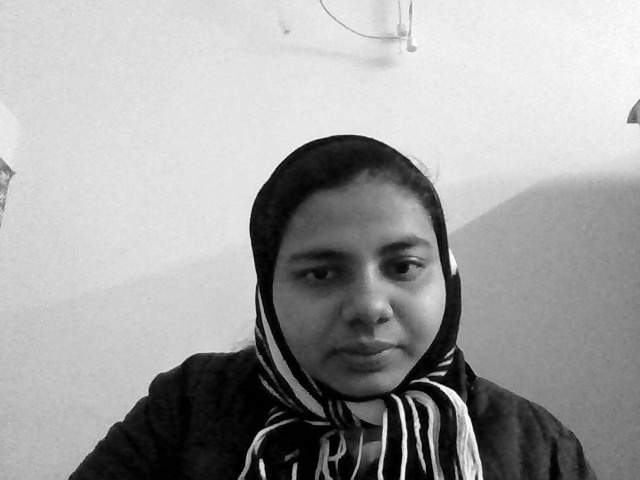
#> input picture agss-bv-backend/face_auth/dataset/1/img1.jpg, 640 x 480 px, given in place of the camera
$ python test_face_verify_camera.py
#> lines starting #> are read from the running program, lines starting #| are printed output that depends on the picture; after the words box and inside, x2 and y2 are one past the last pixel; in counts of white or black regions, pixels touching at a corner belong together
import cv2
import os

BASE_DIR = os.path.dirname(os.path.abspath(__file__))
MODEL_PATH = os.path.join(BASE_DIR, "global_lbph_model.yml")

CONFIDENCE_THRESHOLD = 40

model = cv2.face.LBPHFaceRecognizer_create()
model.read(MODEL_PATH)

face_cascade = cv2.CascadeClassifier(
    cv2.data.haarcascades + "haarcascade_frontalface_default.xml"
)

cap = cv2.VideoCapture(0)

print("🎥 Face verification started")
print("➡ Press Q to quit")

while True:
    ret, frame = cap.read()
#> frame is the input picture: shape (480, 640, 3); min 0, max 255, mean 161
    if not ret:
        break

    gray = cv2.cvtColor(frame, cv2.COLOR_BGR2GRAY)
    faces = face_cascade.detectMultiScale(
        gray, scaleFactor=1.3, minNeighbors=5
    )
#> faces = [[257, 186, 209, 209]]

    for (x, y, w, h) in faces:
        face = gray[y:y+h, x:x+w]
        face = cv2.resize(face, (200, 200))

        label, confidence = model.predict(face)

        if confidence < CONFIDENCE_THRESHOLD:
            text = f"Label: {label} ({confidence:.1f})"
            color = (0, 255, 0)
        else:
            text = f"Unknown ({confidence:.1f})"
            color = (0, 0, 255)

        cv2.rectangle(frame, (x,y), (x+w,y+h), color, 2)
        cv2.putText(
            frame, text, (x, y-10),
            cv2.FONT_HERSHEY_SIMPLEX, 0.9, color, 2
        )
        break
#> this loop made 1 pass
#> (x, y, w, h, label, confidence, text, color) on pass 1: (257, 186, 209, 209, 2, 56.85, 'Unknown (56.9)', (0, 0, 255))
#> pass 1, `face = gray[y:y+h, x:x+w]`:
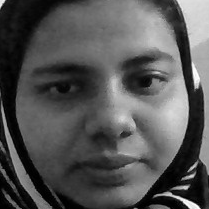
#> face: shape (209, 209); min 0, max 255, mean 85.2
#> pass 1, `face = cv2.resize(face, (200, 200))`:
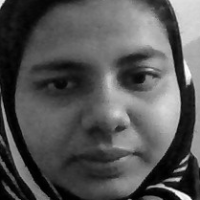
#> face: shape (200, 200); min 0, max 250, mean 85.1
#> after the loop:
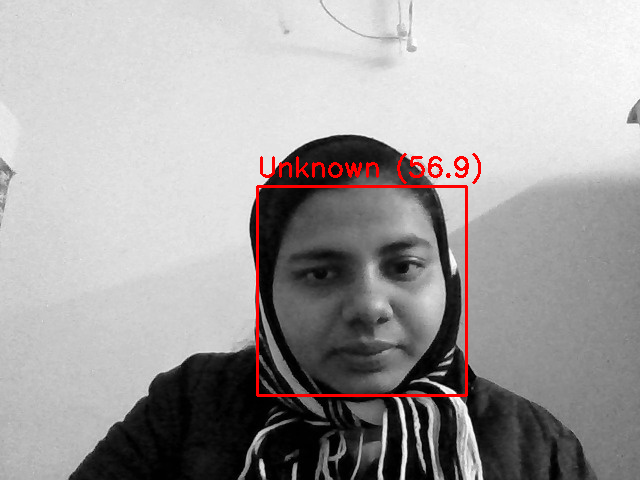
#> frame: shape (480, 640, 3); 1.33% of pixels changed, all inside (x1, y1, x2, y2) = (256, 153, 481, 397)

    cv2.imshow("Face Verification Test", frame)

    if cv2.waitKey(1) & 0xFF == ord('q'):
#> (key q is pressed here)
        break

cap.release()
cv2.destroyAllWindows()

$ run again, on agss-bv-backend/face_auth/dataset/1/img4.jpg
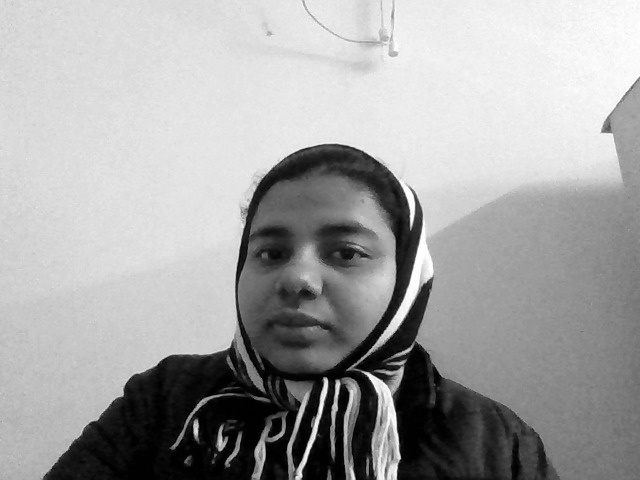
#> input picture agss-bv-backend/face_auth/dataset/1/img4.jpg, 640 x 480 px, given in place of the camera
#> frame is the input picture: shape (480, 640, 3); min 0, max 255, mean 163.6
#> faces = [[207, 172, 200, 200]]
#> the loop `for (x, y, w, h) in faces:` made 1 pass
#> (x, y, w, h, label, confidence, text, color) on pass 1: (207, 172, 200, 200, 2, 80.66, 'Unknown (80.7)', (0, 0, 255))
#> pass 1, `face = gray[y:y+h, x:x+w]`:
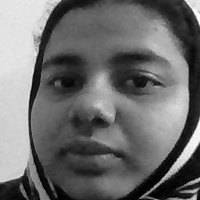
#> face: shape (200, 200); min 0, max 255, mean 109
#> after the loop `for (x, y, w, h) in faces:`:
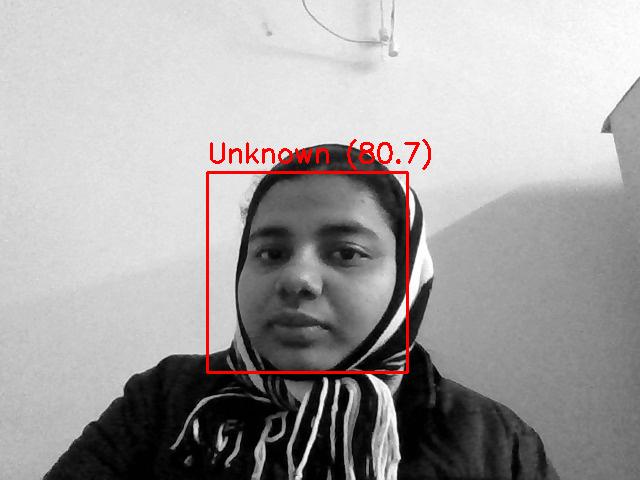
#> frame: shape (480, 640, 3); 1.28% of pixels changed, all inside (x1, y1, x2, y2) = (206, 139, 431, 374)
